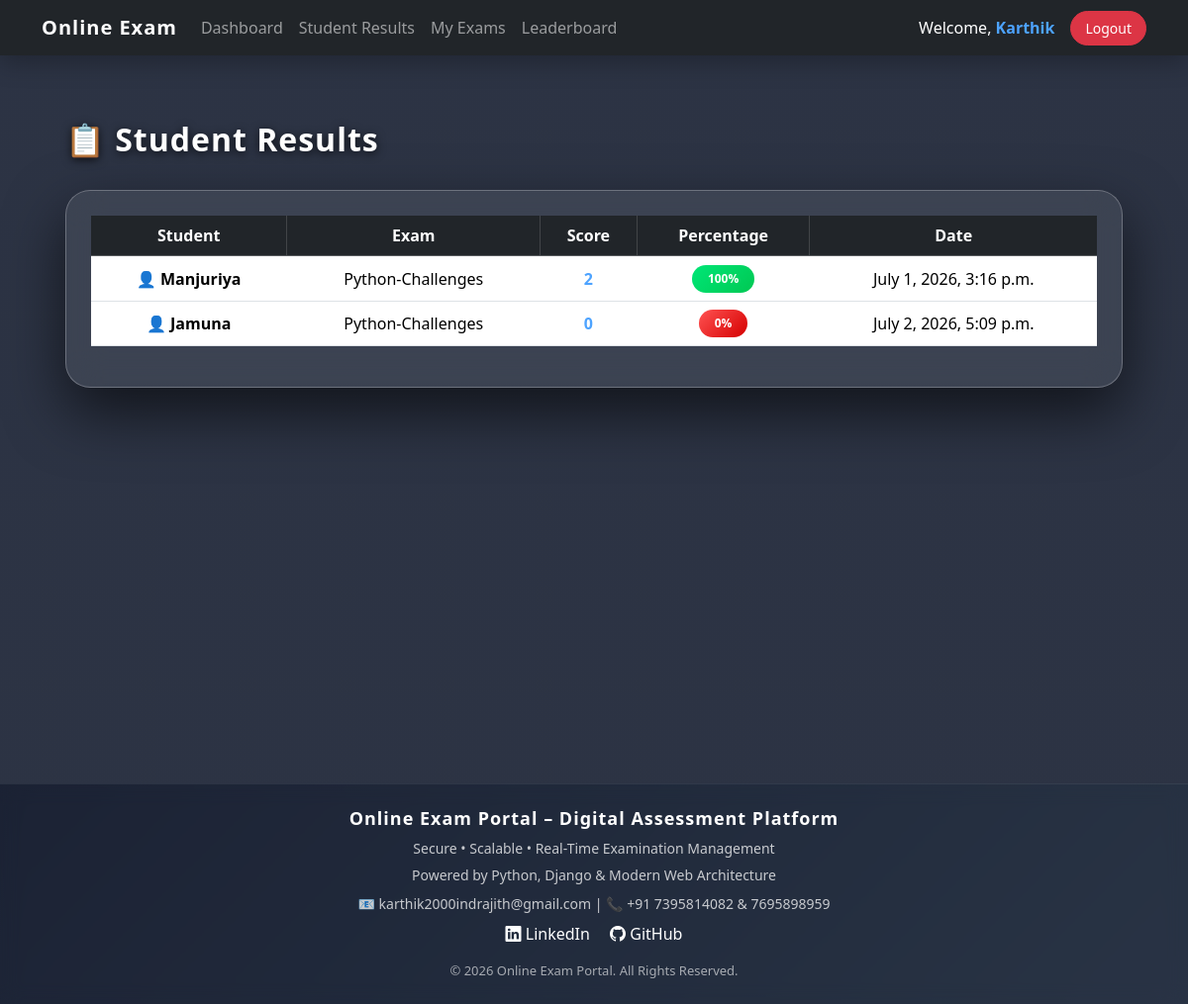
Page /teacher-results/ (signed in) on the earlier database version.
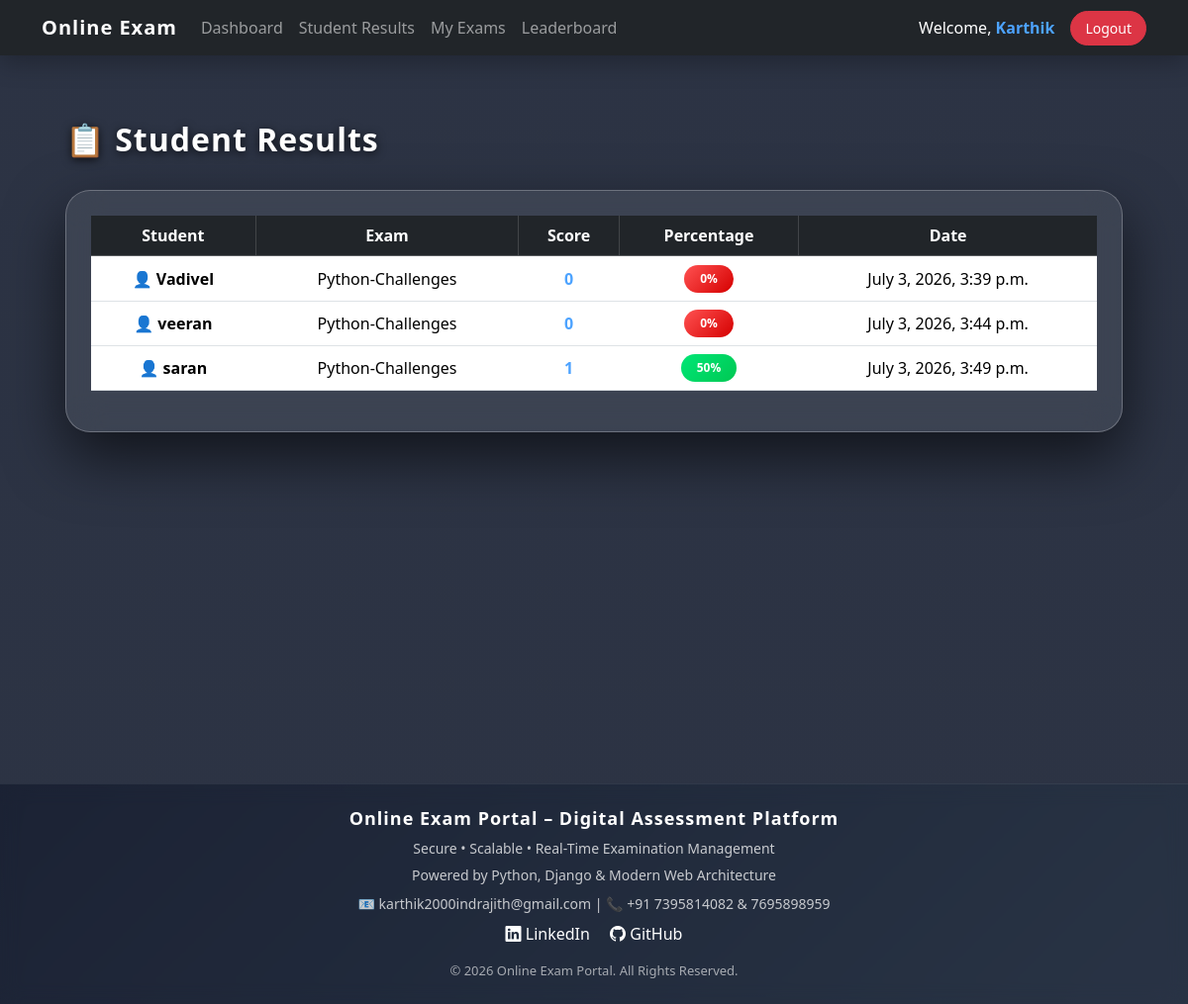
Same page on the later database version.
### exam/models.py (models this page shows, shortened)
class Result(models.Model):
    student = models.ForeignKey(
        settings.AUTH_USER_MODEL,
        on_delete=models.CASCADE,
        limit_choices_to={'role': 'student'}
    )
    exam = models.ForeignKey(
        Exam,
        on_delete=models.CASCADE
    )
    score = models.IntegerField()
    percentage = models.FloatField()
    date = models.DateTimeField(
        auto_now_add=True
    )

class CustomUser(AbstractUser):
    ROLE_CHOICES = (
        ('admin', 'Admin'),
        ('teacher', 'Teacher'),
        ('student', 'Student'),
    )
    role = models.CharField(max_length=10, choices=ROLE_CHOICES)

class Exam(models.Model):
    subject = models.ForeignKey(
        Subject,
        on_delete=models.CASCADE
    )
    title = models.CharField(max_length=200)
    duration = models.IntegerField(
        help_text="Duration in minutes"
    )
    total_marks = models.IntegerField()
    created_by = models.ForeignKey(
        settings.AUTH_USER_MODEL,
        on_delete=models.CASCADE,
        limit_choices_to={'role': 'teacher'}
    )
    is_published = models.BooleanField(default=False)

### exam/views.py (the view)
@login_required   # View results-teacher
def view_results(request):
    if request.user.role != 'teacher':
        return HttpResponseForbidden("Not Allowed")
    results = Result.objects.filter(
        exam__created_by=request.user
    )
    return render(request, 'teacher_results.html', {
        'results': results
    })

### templates/teacher_results.html (shortened to what this page needs)
{% extends 'base.html' %}
{% block content %}
<div class="container teacher-results-wrapper">
    <div class="d-flex justify-content-between align-items-center mb-4">
        <h2 class="fw-bold">📋 Student Results</h2>
    </div>
    <div class=" teacher-results-card">
        <div class="table-responsive">
            <table class="table table-hover text-center align-middle">
                <thead class="table-dark">
                    <tr>
                        <th>Student</th>
                        <th>Exam</th>
                        <th>Score</th>
                        <th>Percentage</th>
                        <th>Date</th>
                    </tr>
                </thead>
                <tbody>
                {% for result in results %}
                <tr>
                    <td class="fw-semibold">
                        👤 {{ result.student.username }}
                    </td>
                    <td>
                        {{ result.exam.title }}
                    </td>
                    <td class="fw-bold text-primary">
                        {{ result.score }}
                    </td>
                    <td>
                        {% if result.percentage >= 50 %}
                            <span class="badge pass-badge text-white px-3 py-2">
                                {{ result.percentage|floatformat:0 }}%
                            </span>
                        {% else %}
                            <span class="badge fail-badge text-white px-3 py-2">
                                {{ result.percentage|floatformat:0 }}%
                            </span>
                        {% endif %}
                    </td>
                    <td class="text-muted">
                        {{ result.date }}
                    </td>
                </tr>
                {% empty %}
                <tr>
                    <td colspan="5" class="text-muted py-4">
                        🚫 No student results available.
                    </td>
                </tr>
                {% endfor %}
                </tbody>
            </table>
        </div>
    </div>
</div>
{% endblock %}

Differences in the rows shown:
removed Result: student.username "Manjuriya", exam "Python-Challenges", score "2", percentage "100", date "July 1, 2026, 3:16 p.m."
removed Result: student.username "Jamuna", exam "Python-Challenges", score "0", percentage "0", date "July 2, 2026, 5:09 p.m."
added Result: student.username "Vadivel", exam "Python-Challenges", score "0", percentage "0", date "July 3, 2026, 3:39 p.m."
added Result: student.username "veeran", exam "Python-Challenges", score "0", percentage "0", date "July 3, 2026, 3:44 p.m."
added Result: student.username "saran", exam "Python-Challenges", score "1", percentage "50", date "July 3, 2026, 3:49 p.m."
